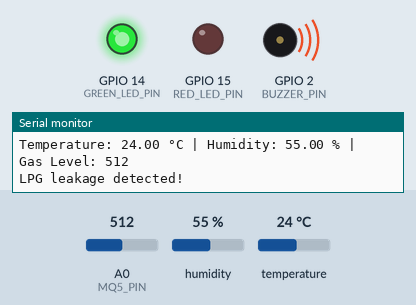
Simulated run of this sketch. Board: ESP8266 (NodeMCU). Parts: output pins drawn as LEDs (lit = HIGH), buzzer (waves = sounding, pin HIGH), the last lines printed to the serial monitor. The test bench sets the inputs (shaded band); at power-on: temperature 24 °C, A0 (MQ5_PIN) = 512, humidity 55 %. WiFi joins after 1.5 s; servers stay silent unless stated.

Above: at 3.0 s.
3.1 s: temperature set to 29 °C
5.0 s: temperature set to 32 °C
At 6.7 s:
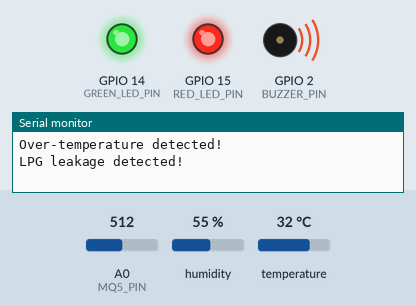
7.4 s: A0 (MQ5_PIN) set to 412
8.9 s: A0 (MQ5_PIN) set to 385
At 9.7 s:
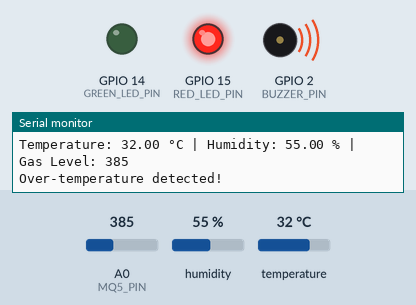
10.4 s: A0 (MQ5_PIN) set to 410
At 10.9 s:
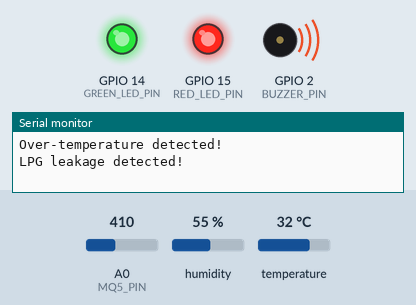
11.9 s: A0 (MQ5_PIN) set to 390
At 13.4 s:
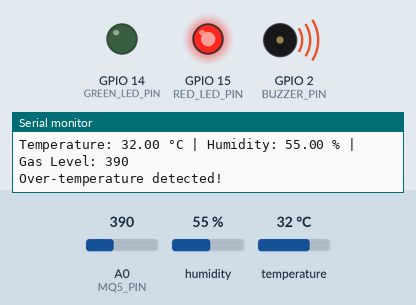
Timing chart, 0 to 14.5 s (numbered marks = the images above; inputs shaded):
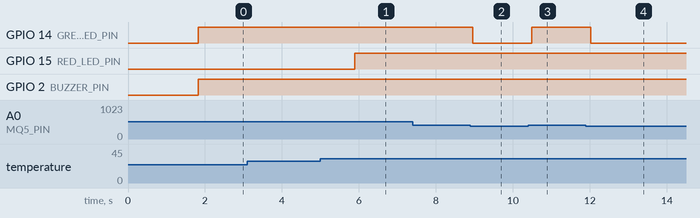

The sketch:

Blynk-Connected_Fire_and_Gas_Alert_System.ino
```cpp
#define BLYNK_TEMPLATE_ID "TMPL3AggV-M74"
#define BLYNK_TEMPLATE_NAME "FireAlarm"
#define BLYNK_AUTH_TOKEN "blbKXRTa2aUxAolaYd-a4QhjCUgRgIIK"

#include <ESP8266WiFi.h>
#include <BlynkSimpleEsp8266.h>
#include <DHT.h>

int TEMP_THRESHOLD = 30;
int GAS_THRESHOLD = 400;
const char* ssid = "Test";
const char* password = "Test123456";
char auth[] = BLYNK_AUTH_TOKEN;

#define DHTPIN 4 // D2
#define DHTTYPE DHT11
DHT dht(DHTPIN, DHTTYPE);

#define MQ5_PIN A0
#define RED_LED_PIN 15 // D1 for overheat indication
#define GREEN_LED_PIN 14 // D3 for gas detection indication
#define BUZZER_PIN 2 // D4 for buzzer

float temperature = 0;
float humidity = 0;
int gasLevel = 0;

void setup() {
  Serial.begin(115200);
  Blynk.begin(auth, ssid, password);
  dht.begin();

  pinMode(RED_LED_PIN, OUTPUT);
  pinMode(GREEN_LED_PIN, OUTPUT);
  pinMode(BUZZER_PIN, OUTPUT);

  digitalWrite(RED_LED_PIN, LOW);
  digitalWrite(GREEN_LED_PIN, LOW);
  digitalWrite(BUZZER_PIN, LOW);
}

void loop() {
  temperature = dht.readTemperature();
  humidity = dht.readHumidity();
  gasLevel = analogRead(MQ5_PIN);

  if (isnan(temperature) || isnan(humidity)) {
    Serial.println("Failed to read from DHT sensor!");
    return;
  }

  Blynk.virtualWrite(V0, temperature);
  Blynk.virtualWrite(V1, humidity);
  Blynk.virtualWrite(V2, gasLevel);

  Serial.print("Temperature: ");
  Serial.print(temperature);
  Serial.print(" °C | Humidity: ");
  Serial.print(humidity);
  Serial.print(" % | Gas Level: ");
  Serial.println(gasLevel);

  bool alert = false; // Flag to indicate when to activate the buzzer

  if (temperature > TEMP_THRESHOLD) {
    Blynk.logEvent("hightemperature");
    Serial.println("Over-temperature detected!");
    digitalWrite(RED_LED_PIN, HIGH); // Turn on red LED
    alert = true; // Set alert flag
  } else {
    digitalWrite(RED_LED_PIN, LOW); // Turn off red LED if no overheat
  }

  if (gasLevel > GAS_THRESHOLD) {
    Blynk.logEvent("gasleakage");
    Serial.println("LPG leakage detected!");
    digitalWrite(GREEN_LED_PIN, HIGH); // Turn on green LED
    alert = true; // Set alert flag
  } else {
    digitalWrite(GREEN_LED_PIN, LOW); // Turn off green LED if no gas leak
  }

  if (alert) {
    digitalWrite(BUZZER_PIN, HIGH); // Turn on buzzer if there's an alert
  } else {
    digitalWrite(BUZZER_PIN, LOW); // Turn off buzzer if no alert
  }

  delay(500);
}
```

Measured:
- the behaviour switches between 30 and 31 °C on temperature (found by bisection; images 0 and 1)
- the behaviour switches between 401 and 400 on A0 (MQ5_PIN) (found by bisection; images 1 and 2)
- after the input at 5.0 s, GPIO 15 (RED_LED_PIN): LOW → HIGH after 0.90 s
- after the input at 8.9 s, GPIO 14 (GREEN_LED_PIN): HIGH → LOW after 0.05 s
- after the input at 10.4 s, GPIO 14 (GREEN_LED_PIN): LOW → HIGH after 0.09 s
- after the input at 11.9 s, GPIO 14 (GREEN_LED_PIN): HIGH → LOW after 0.12 s
